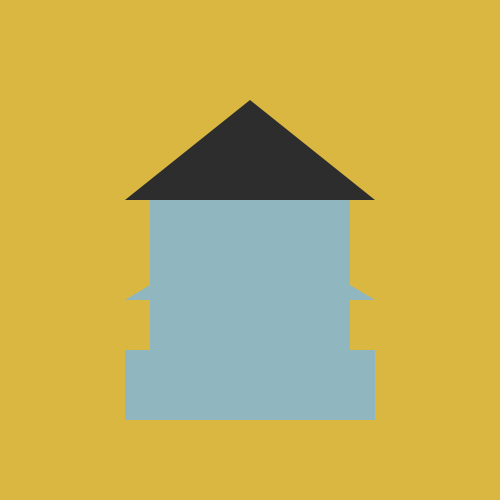
Frame 1 (no input)
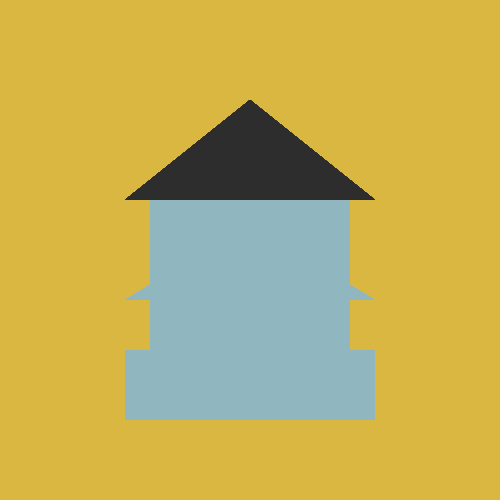
Frame 60 (no input)
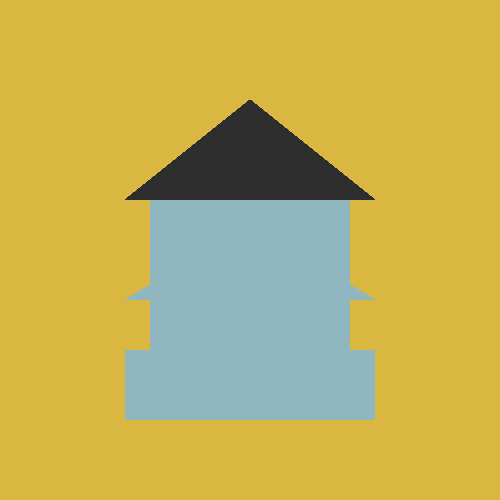
Frame 120 (the mouse pressed at the canvas centre since frame 60)

The p5.js sketch that drew these frames (run headless with seeded random() and noise() and a simulated clock; from frame 60 on, the mouse is pressed at the canvas centre):

// p5.js sketch
// ── sketch.js

function setup() {
  // put setup code here
  createCanvas(500,500);
  background(217,183,65);
}

function draw() {
  // put drawing code here
  noStroke(0);
  fill(144,183,192);
  rect(150,200,200,200);
  fill(144,183,192);
  rect(125,350,250,70);

  fill(45);
  triangle(125,200,250,100,375,200);
  fill(144,183,192);
  triangle(125,300,250,225,375,300);

}
